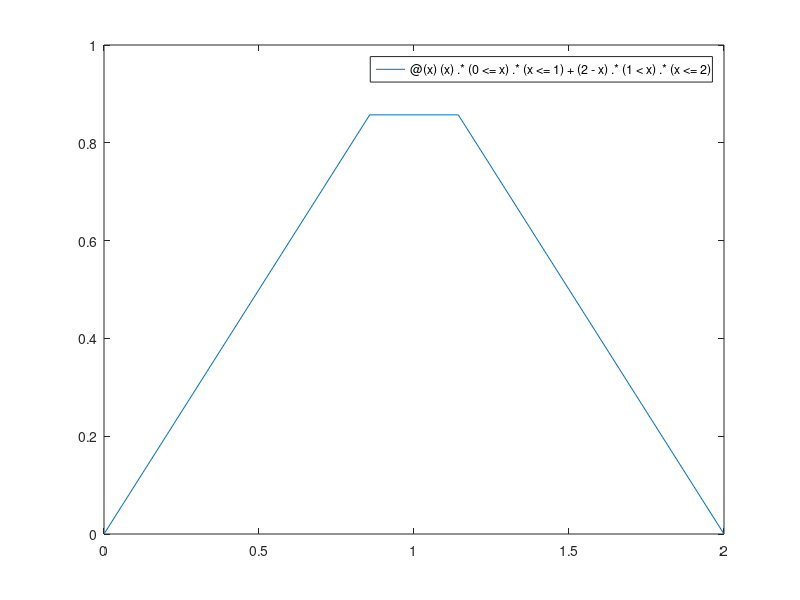

This figure's MATLAB source:
% Octave Script
% Title			    :funcion real de variables real
% Description		:Script para recordar funciones reales
% Author		    :ANGEL JESUS SANTIAGO HERNANDEZ
% Date		    	:28/10/2021
% Version		    :1
% Usage			    :DRAKJESUS

%funcion trozos2

%si f:D?I | f(x)=(sqrt=0 si 0<=x<=1)(2-x si 1<x<=2)

f=@(x) (x).*(0<=x).*(x<=1)+(2-x).*(1<x).*(x<=2);

f(-1)

f(5)

f(6)

%estudia la continuidad de f

f(3)

f(5)

fplot(@(x)(x).*(0<=x).*(x<=1)+(2-x).*(1<x).*(x<=2),[0,2])